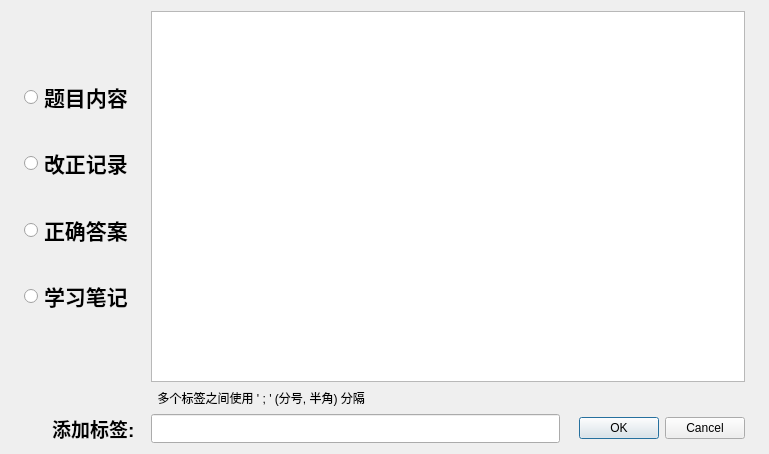
<?xml version="1.0" encoding="UTF-8"?>
<ui version="4.0">
 <class>AddDialog</class>
 <widget class="QDialog" name="AddDialog">
  <property name="geometry">
   <rect>
    <x>0</x>
    <y>0</y>
    <width>769</width>
    <height>454</height>
   </rect>
  </property>
  <property name="windowTitle">
   <string>Dialog</string>
  </property>
  <layout class="QVBoxLayout" name="verticalLayout_2">
   <item>
    <spacer name="verticalSpacer_10">
     <property name="orientation">
      <enum>Qt::Vertical</enum>
     </property>
     <property name="sizeHint" stdset="0">
      <size>
       <width>20</width>
       <height>40</height>
      </size>
     </property>
    </spacer>
   </item>
   <item>
    <layout class="QGridLayout" name="gridLayout">
     <item row="0" column="0">
      <widget class="QLabel" name="label_3">
       <property name="text">
        <string/>
       </property>
      </widget>
     </item>
     <item row="0" column="1">
      <layout class="QVBoxLayout" name="verticalLayout">
       <item>
        <spacer name="verticalSpacer_2">
         <property name="orientation">
          <enum>Qt::Vertical</enum>
         </property>
         <property name="sizeHint" stdset="0">
          <size>
           <width>20</width>
           <height>40</height>
          </size>
         </property>
        </spacer>
       </item>
       <item>
        <spacer name="verticalSpacer_4">
         <property name="orientation">
          <enum>Qt::Vertical</enum>
         </property>
         <property name="sizeHint" stdset="0">
          <size>
           <width>20</width>
           <height>40</height>
          </size>
         </property>
        </spacer>
       </item>
       <item>
        <spacer name="verticalSpacer_9">
         <property name="orientation">
          <enum>Qt::Vertical</enum>
         </property>
         <property name="sizeHint" stdset="0">
          <size>
           <width>20</width>
           <height>40</height>
          </size>
         </property>
        </spacer>
       </item>
       <item>
        <widget class="QRadioButton" name="text_radioButton">
         <property name="font">
          <font>
           <pointsize>16</pointsize>
           <bold>true</bold>
          </font>
         </property>
         <property name="text">
          <string>题目内容  </string>
         </property>
        </widget>
       </item>
       <item>
        <spacer name="verticalSpacer_3">
         <property name="orientation">
          <enum>Qt::Vertical</enum>
         </property>
         <property name="sizeHint" stdset="0">
          <size>
           <width>20</width>
           <height>40</height>
          </size>
         </property>
        </spacer>
       </item>
       <item>
        <widget class="QRadioButton" name="correction_radioButton">
         <property name="font">
          <font>
           <family>Microsoft YaHei UI</family>
           <pointsize>16</pointsize>
           <italic>false</italic>
           <bold>true</bold>
          </font>
         </property>
         <property name="text">
          <string>改正记录  </string>
         </property>
        </widget>
       </item>
       <item>
        <spacer name="verticalSpacer_5">
         <property name="orientation">
          <enum>Qt::Vertical</enum>
         </property>
         <property name="sizeHint" stdset="0">
          <size>
           <width>20</width>
           <height>40</height>
          </size>
         </property>
        </spacer>
       </item>
       <item>
        <widget class="QRadioButton" name="answer_radioButton">
         <property name="font">
          <font>
           <family>Microsoft YaHei UI</family>
           <pointsize>16</pointsize>
           <italic>false</italic>
           <bold>true</bold>
          </font>
         </property>
         <property name="text">
          <string>正确答案  </string>
         </property>
        </widget>
       </item>
       <item>
        <spacer name="verticalSpacer_6">
         <property name="orientation">
          <enum>Qt::Vertical</enum>
         </property>
         <property name="sizeHint" stdset="0">
          <size>
           <width>20</width>
           <height>40</height>
          </size>
         </property>
        </spacer>
       </item>
       <item>
        <widget class="QRadioButton" name="notes_radioButton">
         <property name="font">
          <font>
           <family>Microsoft YaHei UI</family>
           <pointsize>16</pointsize>
           <italic>false</italic>
           <bold>true</bold>
          </font>
         </property>
         <property name="text">
          <string>学习笔记  </string>
         </property>
        </widget>
       </item>
       <item>
        <spacer name="verticalSpacer_8">
         <property name="orientation">
          <enum>Qt::Vertical</enum>
         </property>
         <property name="sizeHint" stdset="0">
          <size>
           <width>20</width>
           <height>40</height>
          </size>
         </property>
        </spacer>
       </item>
       <item>
        <spacer name="verticalSpacer_7">
         <property name="orientation">
          <enum>Qt::Vertical</enum>
         </property>
         <property name="sizeHint" stdset="0">
          <size>
           <width>20</width>
           <height>40</height>
          </size>
         </property>
        </spacer>
       </item>
       <item>
        <spacer name="verticalSpacer">
         <property name="orientation">
          <enum>Qt::Vertical</enum>
         </property>
         <property name="sizeHint" stdset="0">
          <size>
           <width>20</width>
           <height>40</height>
          </size>
         </property>
        </spacer>
       </item>
      </layout>
     </item>
     <item row="0" column="5">
      <widget class="QLabel" name="label_4">
       <property name="text">
        <string/>
       </property>
      </widget>
     </item>
     <item row="0" column="2" colspan="3">
      <widget class="MTextEdit" name="textEdit">
       <property name="font">
        <font>
         <family>Microsoft YaHei UI</family>
         <pointsize>11</pointsize>
         <italic>false</italic>
         <bold>false</bold>
        </font>
       </property>
       <property name="html">
        <string>&lt;!DOCTYPE HTML PUBLIC &quot;-//W3C//DTD HTML 4.0//EN&quot; &quot;http://www.w3.org/TR/REC-html40/strict.dtd&quot;&gt;
&lt;html&gt;&lt;head&gt;&lt;meta name=&quot;qrichtext&quot; content=&quot;1&quot; /&gt;&lt;meta charset=&quot;utf-8&quot; /&gt;&lt;style type=&quot;text/css&quot;&gt;
p, li { white-space: pre-wrap; }
hr { height: 1px; border-width: 0; }
li.unchecked::marker { content: &quot;\2610&quot;; }
li.checked::marker { content: &quot;\2612&quot;; }
&lt;/style&gt;&lt;/head&gt;&lt;body style=&quot; font-family:'Microsoft YaHei UI'; font-size:11pt; font-weight:400; font-style:normal;&quot;&gt;
&lt;p style=&quot;-qt-paragraph-type:empty; margin-top:0px; margin-bottom:0px; margin-left:0px; margin-right:0px; -qt-block-indent:0; text-indent:0px; font-size:9pt;&quot;&gt;&lt;br /&gt;&lt;/p&gt;&lt;/body&gt;&lt;/html&gt;</string>
       </property>
      </widget>
     </item>
     <item row="2" column="4">
      <widget class="QDialogButtonBox" name="buttonBox">
       <property name="orientation">
        <enum>Qt::Horizontal</enum>
       </property>
       <property name="standardButtons">
        <set>QDialogButtonBox::Cancel|QDialogButtonBox::Ok</set>
       </property>
      </widget>
     </item>
     <item row="2" column="1">
      <widget class="QLabel" name="tags_label">
       <property name="font">
        <font>
         <family>Microsoft YaHei UI</family>
         <pointsize>14</pointsize>
         <italic>false</italic>
         <bold>true</bold>
        </font>
       </property>
       <property name="layoutDirection">
        <enum>Qt::LeftToRight</enum>
       </property>
       <property name="text">
        <string>添加标签:  </string>
       </property>
       <property name="textFormat">
        <enum>Qt::PlainText</enum>
       </property>
       <property name="alignment">
        <set>Qt::AlignRight|Qt::AlignTrailing|Qt::AlignVCenter</set>
       </property>
      </widget>
     </item>
     <item row="1" column="2">
      <widget class="QLabel" name="label">
       <property name="font">
        <font>
         <family>Microsoft YaHei UI</family>
         <pointsize>9</pointsize>
         <italic>false</italic>
         <bold>false</bold>
        </font>
       </property>
       <property name="text">
        <string>  多个标签之间使用 ' ; ' (分号, 半角) 分隔   </string>
       </property>
      </widget>
     </item>
     <item row="1" column="3">
      <spacer name="horizontalSpacer">
       <property name="orientation">
        <enum>Qt::Horizontal</enum>
       </property>
       <property name="sizeHint" stdset="0">
        <size>
         <width>40</width>
         <height>20</height>
        </size>
       </property>
      </spacer>
     </item>
     <item row="2" column="2" colspan="2">
      <widget class="QLineEdit" name="lineEdit">
       <property name="sizePolicy">
        <sizepolicy hsizetype="Expanding" vsizetype="Expanding">
         <horstretch>0</horstretch>
         <verstretch>0</verstretch>
        </sizepolicy>
       </property>
       <property name="font">
        <font>
         <pointsize>11</pointsize>
        </font>
       </property>
      </widget>
     </item>
    </layout>
   </item>
   <item>
    <spacer name="verticalSpacer_11">
     <property name="orientation">
      <enum>Qt::Vertical</enum>
     </property>
     <property name="sizeHint" stdset="0">
      <size>
       <width>20</width>
       <height>40</height>
      </size>
     </property>
    </spacer>
   </item>
  </layout>
 </widget>
 <customwidgets>
  <customwidget>
   <class>MTextEdit</class>
   <extends>QTextEdit</extends>
   <header location="global">mtextedit.h</header>
  </customwidget>
 </customwidgets>
 <resources/>
 <connections>
  <connection>
   <sender>buttonBox</sender>
   <signal>accepted()</signal>
   <receiver>AddDialog</receiver>
   <slot>accept()</slot>
   <hints>
    <hint type="sourcelabel">
     <x>248</x>
     <y>254</y>
    </hint>
    <hint type="destinationlabel">
     <x>157</x>
     <y>274</y>
    </hint>
   </hints>
  </connection>
  <connection>
   <sender>buttonBox</sender>
   <signal>rejected()</signal>
   <receiver>AddDialog</receiver>
   <slot>reject()</slot>
   <hints>
    <hint type="sourcelabel">
     <x>316</x>
     <y>260</y>
    </hint>
    <hint type="destinationlabel">
     <x>286</x>
     <y>274</y>
    </hint>
   </hints>
  </connection>
 </connections>
</ui>
